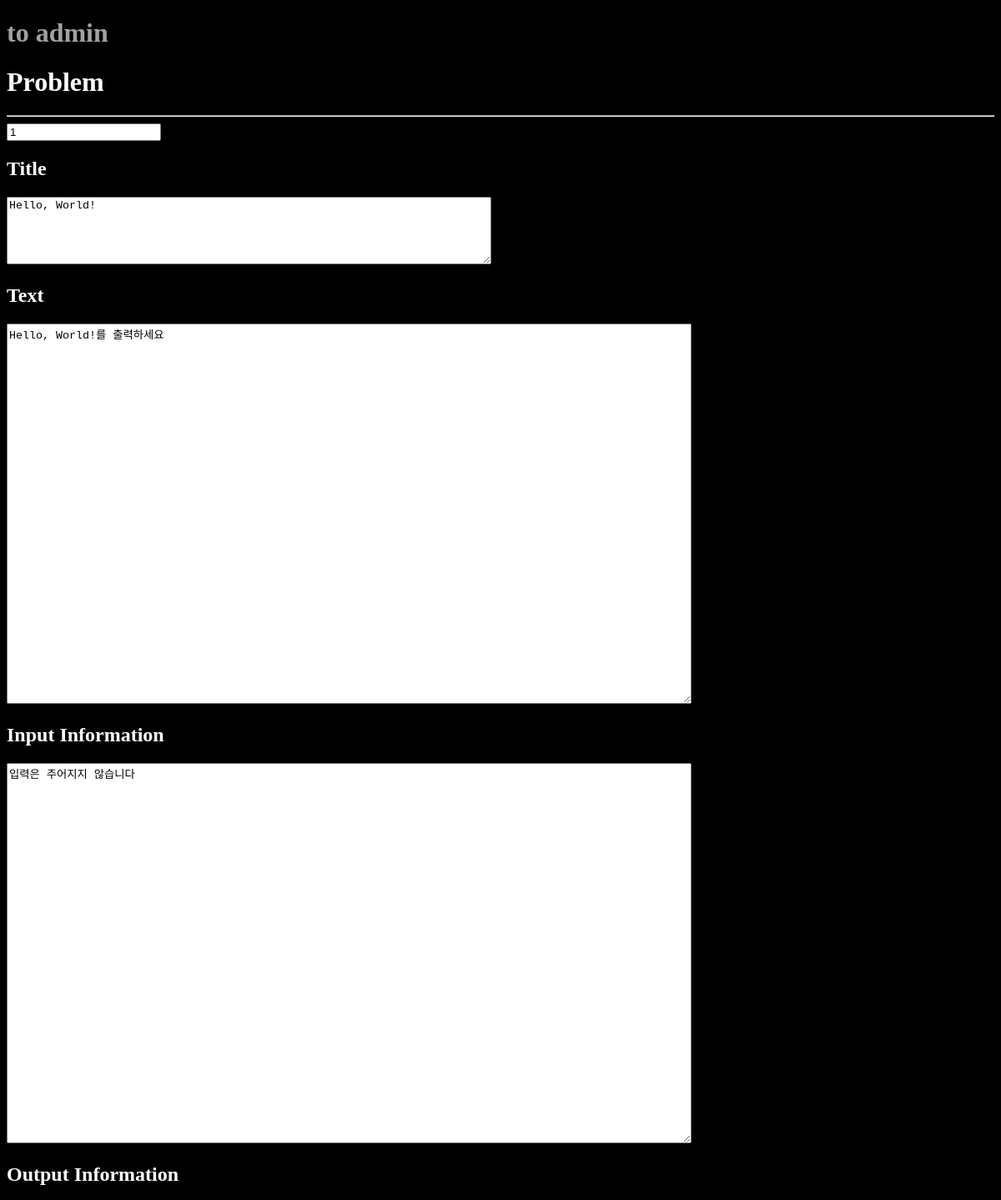
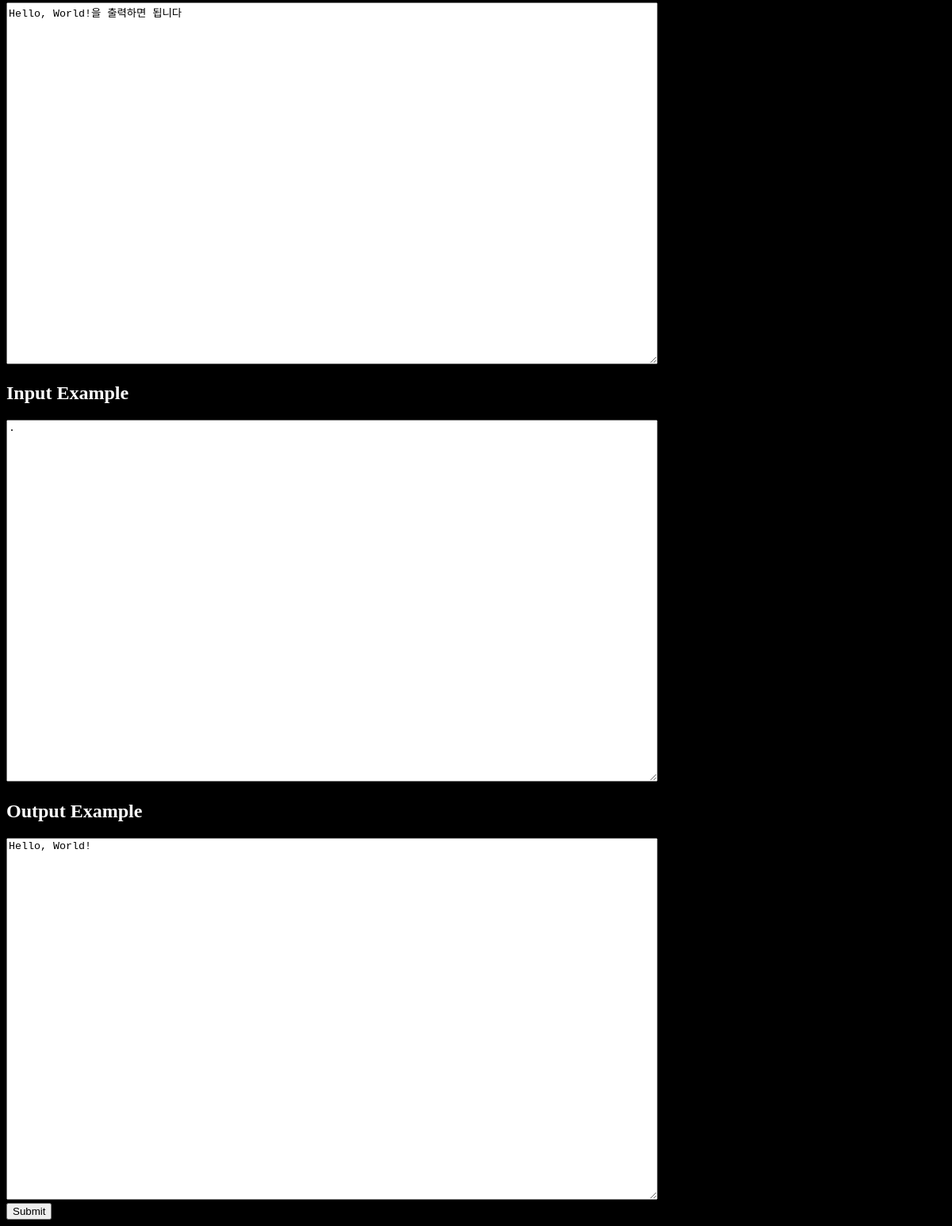
Page /geonguprincesssecretroom/problem_change/1 (signed in) on the committed database (2 pictures, top to bottom).
### tables this page shows
CREATE TABLE problem (
  problem_num integer primary key autoincrement, 
  problem_name string not null,
  problem_correct integer,
  problem_text_info string not null,
  problem_text_input_info string not null,
  problem_text_output_info string not null,
  problem_input_ex string not null,
  problem_output_ex string not null
);

### GPSR.py (the view)
@app.route('/geonguprincesssecretroom/problem_change/<problem_num>',methods=['GET'])
def admin_problem_change_view(problem_num):
    if not g.user:
        return redirect(url_for('home'))
    if g.user['user_id']!='admin':
        return redirect(url_for('home'))
    problem = query_db('select * from problem where problem_num = ?', [problem_num])
    return render_template('/admin/admin_view_problem_change.html',problem=problem)

### GPSR.py (called while the page is built)
def connect_db():
    return sqlite3.connect(app.config['DATABASE'])

def query_db(query, args=(), one=False):
    cur = g.db.execute(query, args)
    rv = [dict((cur.description[idx][0], value)
               for idx, value in enumerate(row)) for row in cur.fetchall()]
    return (rv[0] if rv else None) if one else rv

@app.before_request
def before_request():
    g.db = connect_db()
    g.user = None
    if 'user_num' in session:
        g.user = query_db('select * from user where user_num = ?',
                          [session['user_num']], one=True)

@app.teardown_request
def teardown_request(exception):
    if hasattr(g, 'db'):
        g.db.close()

### templates/admin/admin_view_problem_change.html (shortened to what this page needs)
<!doctype html>
<link rel=stylesheet type=text/css href="{{ url_for('static', filename='style.css') }}">
<html>
    <head>
    </head>
    <body>
        <h1><strong><a href="{{ url_for('admin') }}">to admin</a></strong></h1>
        <h1>Problem</h1>
        <hr>
        {% if problem %}
        <div class=talkbox>
            <form action="/geonguprincesssecretroom/problem_changing" method=post>
                <input type=number name=num value={{problem[0].problem_num}} readonly>
                <h2>Title</h2>
                <textarea name=problem_title cols="70" rows="5">
{{problem[0].problem_name}}
                </textarea>
                <br>
                <h2>Text</h2>
                <textarea name=problem_body cols="100" rows="30">
{{problem[0].problem_text_info}}
                </textarea>
                <br/>
                <h2>Input Information</h2>
                <textarea name=problem_input cols="100" rows="30">
{{problem[0].problem_text_input_info}}
                </textarea>
                <br/>
                <h2>Output Information</h2>
                <textarea name=problem_output cols="100" rows="30">
{{problem[0].problem_text_output_info}}
                </textarea>
                <br/>
                <h2>Input Example</h2>
                <textarea name=problem_input_ex cols="100" rows="30">
{{problem[0].problem_input_ex}}
                </textarea>
                <br/>
                <h2>Output Example</h2>
                <textarea name=problem_output_ex cols="100" rows="30">
{{problem[0].problem_output_ex}}
                </textarea>
                <br/>
                <button type="submit">Submit</button>
            </form>
        </div>
        {% else %}
        There is no Problem
        {% endif %}
    </body>
</html>

### static/style.css (style rules this page uses)
body { background: black; font-family: "?��?��?��??�어 Light"; color:white; }
a { color:#a1a1a1; text-decoration: none; }

### rows in the picture
problem: num "1", problem_title "Hello, World!", problem_body "Hello, World!를 출력하세요", problem_input "입력은 주어지지 않습니다", problem_output "Hello, World!을 출력하면 됩니다", problem_input_ex ".", problem_output_ex "Hello, World!"
